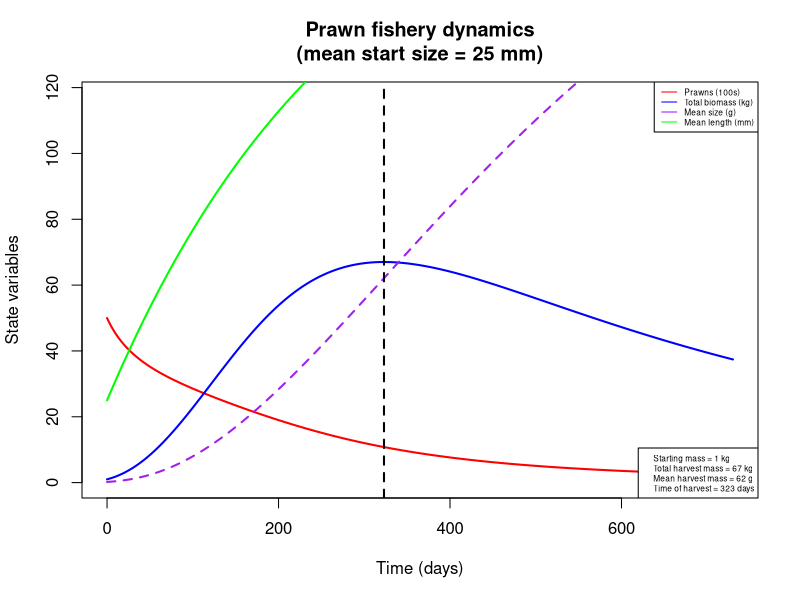
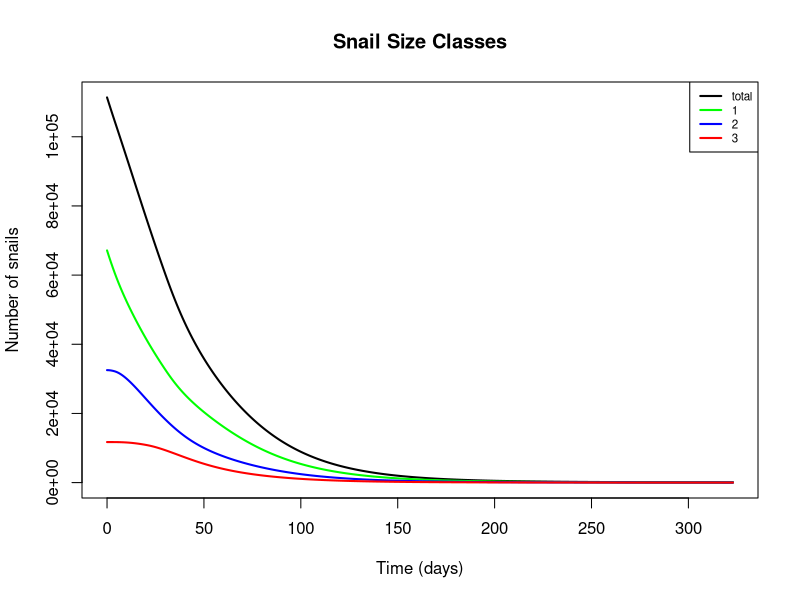
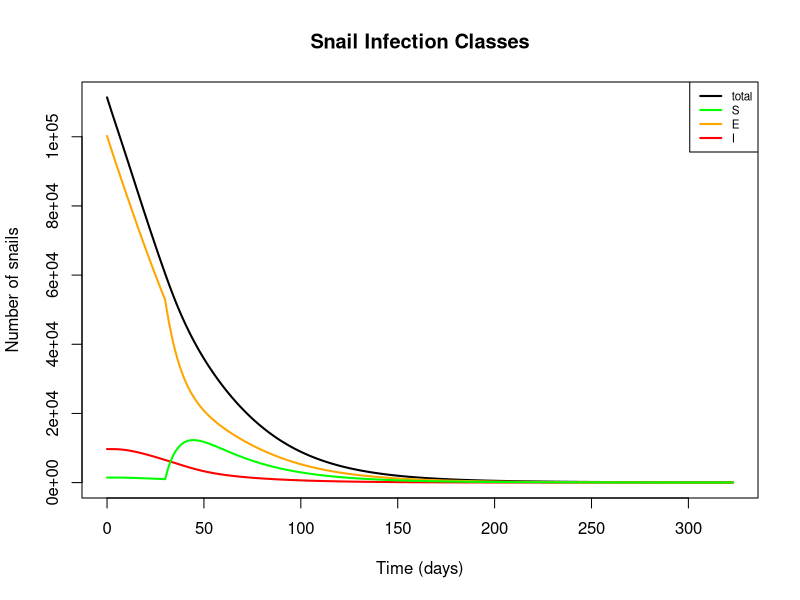
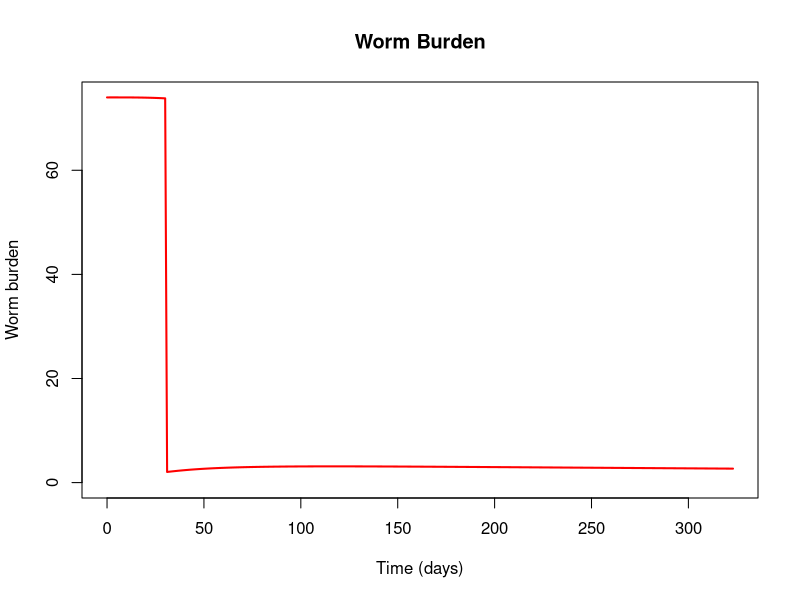
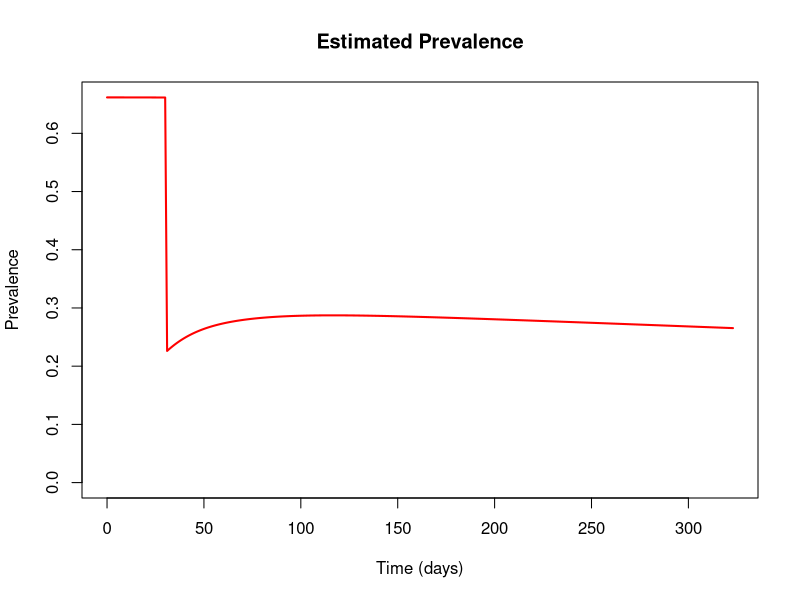
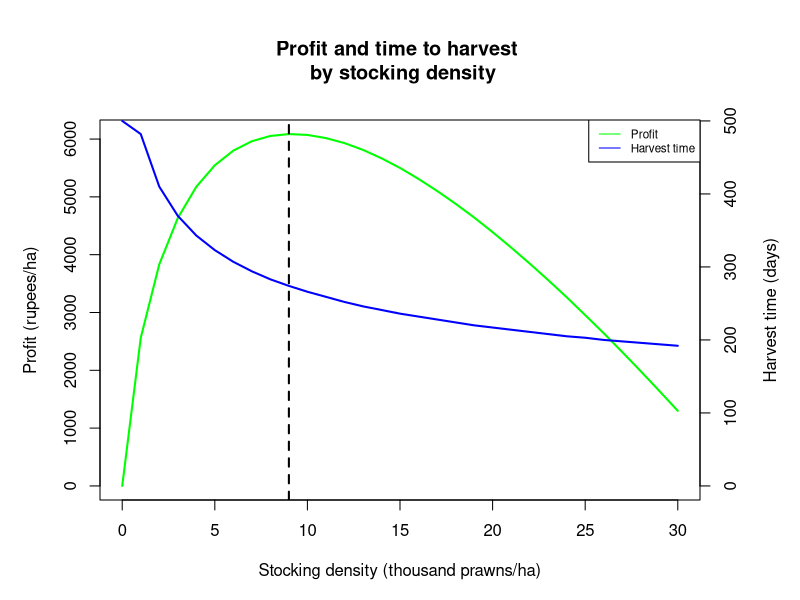
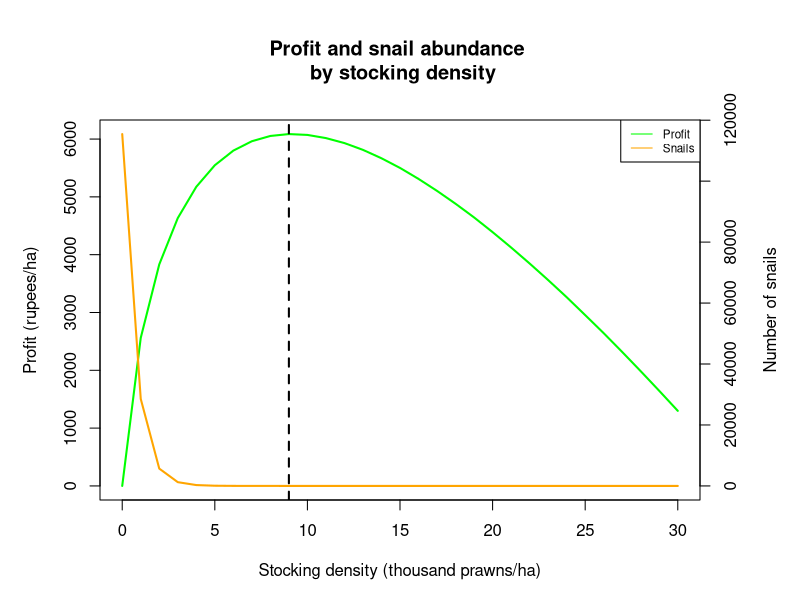
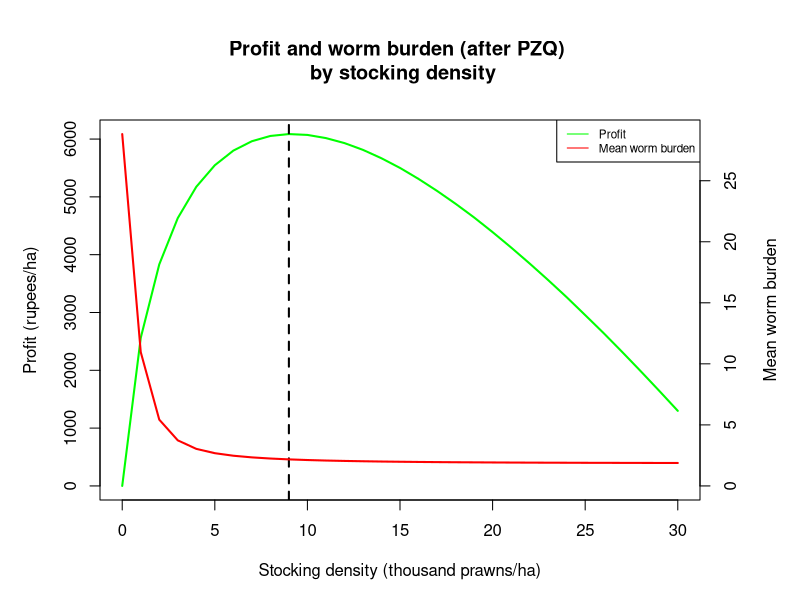

These charts were generated, in order, by the following R code:
#### Full snail-prawn model including epidemiological, predation, and aquaculture components

## To-do list:
  # Modeling priorities:
    # Attack rate: refit to include size refuge, use a log function (also: try type III FR)
    # Prawn mortality: use the allometric relationship, and otherwise tweak
    # Prawn growth: investigate why density-dependent effects don't work
    # Profit analysis: play with different price-cost ratios to see how curve changes
    # Diagonal epi transitions: see how their inclusion affects the model
  # Rerun the Gates simulations once issues have been resolved
  # Sensitivity analysis!
  # Other modeling ideas, time permitting:
    # Incorporate seasonality
    # Simulate restoration at natural densities (i.e. with prawn ladder)

require(deSolve)

snail_prawn_model = function(t, n, parameters) { 
  with(as.list(parameters),{
    
    S1=n[1]
    S2=n[2]
    S3=n[3]
    E1=n[4]
    E2=n[5]
    E3=n[6]
    I2=n[7]
    I3=n[8]
    W=n[9]
    P=n[10]
    L=n[11]
    
    N1 = S1+E1     # Total snails of size class 1
    N2 = S2+E2+I2  # Total snails of size class 2
    N3 = S3+E3+I3  # Total snails of size class 3
    N = N1+N2+N3   # Total number of snails
    
    # Miracidial density per person as a function of mean worm burden (W) and miracidial shedding rate (m)
    M = m*0.5*W
    
    # Mean and total prawn biomass, converting from length (mm) to weight (g)
    Bm.p = (a.p/10)*(L/10)^b.p
    Bm.t = P*Bm.p
    
    # Mean snail biomass in each size class, converting from length (cm) to weight (g)
    Bm.n1 = a.s*0.4^b.s  # 4mm size class
    Bm.n2 = a.s*0.8^b.s  # 8mm size class
    Bm.n3 = a.s*1.2^b.s  # 12mm size class
    
    # Prawn-to-snail mass ratios for each size class
    Bm.r1 = Bm.p / Bm.n1
    Bm.r2 = Bm.p / Bm.n2
    Bm.r3 = Bm.p / Bm.n3
    
    # Attack rates for each size class as a function of biomass ratio
    alpha1 = ifelse(-log(3) + ar*log(Bm.r1) > 0, -log(3) + ar*log(Bm.r1), 0)
    alpha2 = ifelse(-log(3) + ar*log(Bm.r2) > 0, -log(3) + ar*log(Bm.r2), 0)
    alpha3 = ifelse(-log(3) + ar*log(Bm.r3) > 0, -log(3) + ar*log(Bm.r3), 0)
    
    # Adjusted attack rates, accounting for area of interest and limiting factors in the wild
    alpha_star1 = alpha1*s/A
    alpha_star2 = alpha2*s/A
    alpha_star3 = alpha3*s/A
    
    # Handling times for each size class as a function of biomass ratio
    handle1 = 1/(th*Bm.r1)
    handle2 = 1/(th*Bm.r2)
    handle3 = 1/(th*Bm.r3)
    
    # Functional responses for each size class
    psi1 = (P*alpha_star1) / (1+sum(alpha_star1*handle1*N1, alpha_star2*handle2*N2, alpha_star3*handle3*N3))
    psi2 = (P*alpha_star2) / (1+sum(alpha_star1*handle1*N1, alpha_star2*handle2*N2, alpha_star3*handle3*N3))
    psi3 = (P*alpha_star3) / (1+sum(alpha_star1*handle1*N1, alpha_star2*handle2*N2, alpha_star3*handle3*N3))
    
    ## Model equations:
    
    # Susceptible snails, class 1
    dS1dt = f*(1-N/(Kn*A))*(S2+S3+z*(E2+E3)) - muN1*S1 - psi1*S1 - g1*S1 - beta*M*H*S1
    
    # Susceptible snails, class 2
    dS2dt = g1*S1 - muN2*S2 - psi2*S2 - g2*S2 - beta*M*H*S2
    
    # Susceptible snails, class 3
    dS3dt = g2*S2 - muN3*S3 - psi3*S3 - beta*M*H*S3
    
    # Exposed (prepatent) snails, class 1
    dE1dt = beta*M*H*S1 - muN1*E1 - psi1*E1 - g1*E1 - sigma*X*E1
    
    # Exposed (prepatent) snails, class 2
    dE2dt = beta*M*H*S2 + g1*E1 - muN2*E2 - psi2*E2 - g2*E2 - sigma*E2
    
    # Exposed (prepatent) snails, class 3
    dE3dt = beta*M*H*S3 + g2*E2 - muN3*E3 - psi3*E3 - sigma*E3
    
    # Infectious (shedding) snails, class 2
    dI2dt = sigma*X*E1 + sigma*(1-rho)*E2 - (muN2 + muI)*I2 - psi2*I2 - g2*I2
    
    # Infectious (shedding) snails, class 3
    dI3dt = sigma*rho*E2 + sigma*E3 + g2*I2 - (muN3 + muI)*I3 - psi3*I3
    
    # Mean human worm burden
    dWdt = lambda*I2/A + theta*lambda*I3/A - (muW + muH)*W
    
    # Prawn abundance
    dPdt = -P*(muP*Bm.p^d + phi*Bm.t/(A/10000))
    
    # Mean prawn length (mm)
    dLdt = k/(1+gam*Bm.t/(A/10000))*(linf - L)
    
    
    return(list(c(dS1dt, dS2dt, dS3dt, dE1dt, dE2dt, dE3dt, dI2dt, dI3dt, dWdt, dPdt, dLdt)))
  }) 
} 


## Set initial values and parameters
#  Default settings: area = 10000, P = 9000/ha, L = 25 (0.2g post-larvae)
#  Gates settings: area = 20000; P = 500, 1000, 2500, 5000, 10000/ha; L = 67 or 100 (5g or 20g adults)
area = 10000
nstart = c(S1 = 0.144*area, S2 = 0.002*area, S3 = 0, E1 = 6.57*area, E2 = 2.61*area, E3 = 0.843*area, 
           I2 = 0.640*area, I3 = 0.329*area, W = 74, P = 5000*area/10000, L = 25)
time = seq(0, 365*2, 1)

parameters=c(
  # Location parameters
  A = area,             # Area of site of interest, m^2
  H = 1000,             # Human population at site of interest
  
  # Snail reproductive parameters
  f = 0.26,             # Birth rate of adult snails (snails/reproductive snail/day, including survival to detection - more like a recruitment rate); 
                        #   adjusted from Sokolow et al. 2015 to account for the fact that class 1 snails are assumed to be juveniles and therefore don't reproduce
  Kn = 50,              # Carrying capacity of snails (snails/m^2), from Sokolow et al. 2015
  z = 0.5,              # Fraction of prepatent snails that can reproduce, from Sokolow et al. 2015
  
  # Snail growth parameters
  a.s = 0.187178454,    # Allometric parameter for snail length-weight relationship, fitted to Sanna's data on B. glabrata
  b.s = 2.536764792,    # Allometric parameter for snail length-weight relationship, fitted to Sanna's data on B. glabrata
  g1 = 1/37,            # Growth rate of small snails (size class transition rate, in terms of days to grow 4mm; adapted from McCreesh et al. 2014, assuming water temp. of 25 C)
  g2 = 1/62,            # Growth rate of medium snails (size class transition rate, in terms of days to grow 4mm; adapted from McCreesh et al. 2014, assuming water temp. of 25 C)
  
  # Snail mortality parameters
  muN1 = 1/40,          # Natural mortality rate of small snails (deaths/snail/day; assume mean lifespan = 50 days)
  muN2 = 1/50,          # Natural mortality rate of medium snails (deaths/snail/day; assume mean lifespan = 50 days)
  muN3 = 1/60,          # Natural mortality rate of large snails (deaths/snail/day; assume mean lifespan = 50 days)
  muI = 1/10,           # Additional mortality rate of shedding snails as a result of infection, from Sokolow et al. 2015
  
  # Prawn growth parameters
  a.p = 0.096868,       # Allometric parameter for prawn length-weight relationship, from Lalrinsanga et al. 2012 (M. rosenbergii, growout phase)
  b.p = 3.2944,         # Allometric parameter for prawn length-weight relationship, from Lalrinsanga et al. 2012 (M. rosenbergii, growout phase)
  k = 0.00339726,       # Growth coefficient, from Nwosu & Wolfi 2006 (M. vollenhovenii); alternate value for M. rosenbergii, from Sampaio & Wagner 1996: 0.0104333333
  linf = 206,           # Max length (mm), from Nwosu & Wolfi 2006 (M. vollenhovenii)
  gam = 1e-6,           # Density-dependent growth parameter (based on biomass per hectare); not yet fit
  
  # Prawn mortality parameters
  muP = 0.00610958904,  # Prawn mortality at unit weight, from Lorenzen 1996 (pond aquaculture)
  d = -0.382,           # Exponential relationship of weight with mortality, from Lorenzen 1996 (pond aquaculture)
  phi = 5e-8,           # Density-dependent mortality parameter (based on biomass per hectare); not yet fit
  
  # Predation parameters
  ar = 1.1906,          # Coefficient for relationship between biomass ratio and attack rate, fitted to data from Sokolow et al. 2014
  th = 0.38561,         # Coefficient for relationship between biomass ratio and handling time, fitted to data from Sokolow et al. 2014
  s = 1/30,             # Scale factor limiting prawn attack rate in the wild (vs. lab conditions);
                        #   decreased from 1/10 to 1/30 in size class model to match expected elimination threshold
  
  # Infection parameters
  beta = 8e-5,          # Human-to-snail infection probability in reference area (infected snails/miracidia/snail/day); adjusted from Sokolow et al. 2015 (original value: 4e-6)
  m = 0.8,              # Miracidial shedding rate per adult female worm divided by miracidial mortality; from Sokolow et al. 2015
  sigma = 1/30,         # Latent period for exposed snails (infectious snails/exposed snail/day); adjusted from Sokolow et al. 2015 (original value: 1/50)
  X = 0,                # Fraction of exposed small snails that convert directly to medium shedding (ignored for now)
  rho = 0,              # Fraction of exposed medium snails that convert directly to large shedding (ignored for now)
  lambda = 0.05,        # Snail-to-human infection probability scaled to 1 m^2 (composite including cercarial shedding, mortality, infection, survival to patency); 
                        #   adjusted from Sokolow et al. 2015 (original value: 0.1)
  theta = 2,            # Scale factor describing increase in cercarial shedding rate in larger snails; from Chu & Dawood 1970 (estimated to be between 2 and 10)
  
  # Schisto mortality parameters
  muW = 1/(3.3*365),    # Natural mortality rate of adult worms in humans, assuming average lifespan of 3.3 years, from Sokolow et al. 2015
  muH = 1/(60*365)      # Natural mortality of humans (contributing to worm mortality), assuming average lifespan of 60 years, from Sokolow et al. 2015
)



## Run model and assess outcomes over one or more aquaculture cycles

# Start with single run to calculate the time to optimal harvest and other fisheries statistics
output = as.data.frame(ode(nstart, time, snail_prawn_model, parameters))
output$B = ((parameters['a.p']*(output$L/10)^parameters['b.p'])/10)       # Mean prawn biomass, transformed from length using allometric equation
output$Bt = output$B*output$P                                             # Total prawn biomass

start.mass.kg = output$Bt[output$time == 0]/1000                          # Total prawn biomass at beginning of cycle, in kg
harvest.mass.kg = max(output$Bt)/1000                                     # Total prawn biomass at end of cycle, in kg
harvest.size = output$B[output$Bt == max(output$Bt)]                      # Average prawn biomass at harvest, in g
harvest.time = output$time[output$Bt == max(output$Bt)]                   # Time to optimal harvest, in days

# Plot prawn aquaculture dynamics
plot(x = output$time, y = output$P/100, col = 'red', xlab = 'Time (days)', ylab = 'State variables', 
     type = 'l', lwd=2, xlim = c(0, max(output$time)), ylim = c(0, max(output$Bt/1000)+50),
     main = paste('Prawn fishery dynamics\n', '(mean start size = ', as.numeric(nstart[11]), ' mm)', sep = ''))
lines(x = output$time, y = output$Bt/1000, col = 'blue', lwd=2)
lines(x = output$time, y = output$B, col = 'purple', lwd=2, lty=2)
lines(x = output$time, y = output$L, col = 'green', lwd=2)
abline(v = harvest.time, lty = 2, lwd = 2)
legend('topright', legend = c('Prawns (100s)', 'Total biomass (kg)', 'Mean size (g)', 'Mean length (mm)'), 
       lty = 1, col = c('red', 'blue', 'purple', 'green'), cex = 0.5)
legend('bottomright', legend = c(paste('Starting mass =', round(start.mass.kg), 'kg', sep = ' '),
                                 paste('Total harvest mass =', round(harvest.mass.kg), 'kg', sep = ' '), 
                                 paste('Mean harvest mass =', round(harvest.size), 'g', sep = ' '), 
                                 paste('Time of harvest =', round(harvest.time), 'days', sep = ' ')), cex=0.5)

# Set the desired number of aquaculture cycles, and harvest time if not using optimum
# Default settings: harvest.time = optimal, ncycles = 15 (~10 years @ 8 months/cycle)
# Gates settings: harvest.time = 4 months, ncycles = 3 (1 year)
harvest.time = harvest.time
ncycles = 1
pzq.delay = 0
nstart.lt = nstart
nstart.lt['P'] = 0
time.lt = seq(0, pzq.delay + harvest.time*ncycles, 1)

# Define stocking events at the beginning of each cycle
stocking = data.frame(var = rep(c('P', 'L'), ncycles),
                      time = rep(seq(pzq.delay, pzq.delay + harvest.time*(ncycles-1), harvest.time), each = 2),
                      value = rep(c(nstart['P'], nstart['L']), ncycles),
                      method = rep('rep', ncycles*2))

# Define PZQ administration event
# Note: if administering before start of stocking, set time = 0 and instead set pzq.delay above
#   to time between MDA and first stocking
pzq = data.frame(var = 'W', time = 30, value = 2, method = 'rep')

# Run model and calculate outcomes of interest
output.lt = as.data.frame(ode(nstart.lt, time.lt, snail_prawn_model, parameters,
                              events = list(data = rbind(stocking, pzq))))

output.lt$S.t = output.lt$S1 + output.lt$S2 + output.lt$S3                      # Total susceptible snails
output.lt$E.t = output.lt$E1 + output.lt$E2 + output.lt$E3                      # Total exposed snails 
output.lt$I.t = output.lt$I2 + output.lt$I3                                     # Total infected snails
output.lt$N1.t = output.lt$S1 + output.lt$E1                                    # Total snails of size class 1
output.lt$N2.t = output.lt$S2 + output.lt$E2 + output.lt$I2                     # Total snails of size class 2
output.lt$N3.t = output.lt$S3 + output.lt$E3 + output.lt$I3                     # Total snails of size class 3
output.lt$N.t = output.lt$S.t + output.lt$E.t + output.lt$I.t                   # Total snails
output.lt$prev = pnbinom(2, size = 0.25, mu = output.lt$W, lower.tail = FALSE)  # Estimated prevalence, using a negative binomial dist. with k = 0.25
output.lt$B = ((parameters['a.p']*(output.lt$L/10)^parameters['b.p'])/10)       # Mean prawn biomass, transformed from length using allometric equation
output.lt$Bt = output.lt$B*output.lt$P                                          # Total prawn biomass

# Plot snail dynamics by size class
plot(x = output.lt$time, y = output.lt$N.t, type = 'l', col = 'black', lwd=2, xlab = 'Time (days)', 
     ylab = 'Number of snails', ylim = c(0,max(output.lt$N.t)),
     main = 'Snail Size Classes')
lines(output.lt$time, output.lt$N1.t, col = 'green', lwd = 2)
lines(output.lt$time, output.lt$N2.t, col = 'blue', lwd = 2)
lines(output.lt$time, output.lt$N3.t, col = 'red', lwd = 2)
legend('topright', legend = c('total', '1', '2', '3'), lwd = 2, col = c('black', 'green', 'blue', 'red'), cex = 0.7)

# Plot snail dynamics by infection class
plot(x = output.lt$time, y = output.lt$N.t, type = 'l', col = 'black', lwd=2, xlab = 'Time (days)', 
     ylab = 'Number of snails', ylim = c(0,max(output.lt$N.t)), 
     main = 'Snail Infection Classes')
lines(output.lt$time, output.lt$I.t, col = 'red', lwd = 2)
lines(output.lt$time, output.lt$E.t, col = 'orange', lwd = 2)
lines(output.lt$time, output.lt$S.t, col = 'green', lwd = 2)
legend('topright', legend = c('total', 'S', 'E', 'I'), lwd = 2, col = c('black', 'green', 'orange', 'red'), cex = 0.7)

# Plot mean human worm burden and prevalence of infection
plot(x = output.lt$time, y = output.lt$W, type = 'l', col = 'red', lwd=2, xlab = 'Time (days)', 
     ylab = 'Worm burden', ylim = c(0,max (output.lt$W)),
     main = 'Worm Burden')
plot(x = output.lt$time, y = output.lt$prev, type = 'l', col = 'red', lwd=2, xlab = 'Time (days)', 
     ylab = 'Prevalence', ylim = c(0,max (output.lt$prev)),
     main = 'Estimated Prevalence')



## Assess single-cycle outcomes over multiple stocking densities
#  NOTE: set parameters and initial values first!

# Run the model over the desired range of stocking densities (in thousands of post-larvae)
x = c(0:30)
nstart.sd = nstart
time.sd = seq(0, 500, 1)
harvest = numeric(length(x))
harvest.t = numeric(length(x))
snails = numeric(length(x))
worms = numeric(length(x))
for (i in x) {
  nstart.sd['P'] = 1000*i
  output.sd = as.data.frame(ode(nstart.sd, time.sd, snail_prawn_model, parameters,
                                events = list(data = pzq)))
  output.sd$S.t = output.sd$S1 + output.sd$S2 + output.sd$S3
  output.sd$E.t = output.sd$E1 + output.sd$E2 + output.sd$E3
  output.sd$I.t = output.sd$I2 + output.sd$I3
  output.sd$Inf.t = output.sd$E.t + output.sd$I.t
  output.sd$N.t = output.sd$S.t + output.sd$E.t + output.sd$I.t
  output.sd$B = ((parameters['a.p']*(output.sd$L/10)^parameters['b.p'])/10)
  output.sd$Bt = output.sd$B*output.sd$P
  harvest[i+1] = max(output.sd$Bt)/1000
  ht.tmp = output.sd$time[output.sd$Bt == max(output.sd$Bt)]
  harvest.t[i+1] = ifelse(ht.tmp != 0, ht.tmp, max(output.sd$time))
  snails[i+1] = output.sd$N.t[output.sd$time == harvest.t[i+1]]
  worms[i+1] = output.sd$W[output.sd$time == harvest.t[i+1]]
}

# Price estimates for profit calculation from Tamil Nadu Agricultural University, http://agritech.tnau.ac.in/fishery/fish_freshwaterprawn.html
p = 140                                           # Weighted average market price of prawns, in rupees/kg 
c = 600                                           # Cost of post-larvae, in rupees/1000 PL
delta = -log(1-0.1)/365                           # Discount rate, equivalent to 10%/year
profit = p*harvest*exp(-delta*(harvest.t)) - c*x  # Profit function, in terms of revenue (discounted by time to harvest) minus stocking costs 

# Plot estimated profit and time to harvest over stocking density
# (after one aquaculture cycle)
par(mar = c(5,5,6,5))
plot(x, profit, col = 'green', xlab = 'Stocking density (thousand prawns/ha)', ylab = 'Profit (rupees/ha)',
     ylim = c(0, max(profit)), type = 'l', lwd = 2, main = 'Profit and time to harvest \n by stocking density')
abline(v = which.max(profit)-1, lty = 2, lwd = 2)
par(new = T)
plot(x, harvest.t, col = 'blue', axes = F, xlab = NA, ylab = NA, ylim = c(0, max(harvest.t[-1])), type = 'l', lwd = 2)
axis(side = 4)
mtext(side = 4, line = 3, 'Harvest time (days)')
legend('topright', legend = c('Profit', 'Harvest time'), lty = 1, col = c('green', 'blue'), cex = 0.7)

# Plot estimated profit and snail abundance over stocking density
# (after one aquaculture cycle)
par(mar = c(5,5,6,5))
plot(x, profit, col = 'green', xlab = 'Stocking density (thousand prawns/ha)', ylab = 'Profit (rupees/ha)',
     ylim = c(0, max(profit)), type = 'l', lwd = 2, main = 'Profit and snail abundance \n by stocking density')
abline(v = which.max(profit)-1, lty = 2, lwd = 2)
par(new = T)
plot(x, snails, col = 'orange', axes = F, xlab = NA, ylab = NA, ylim = c(0, max(snails)), type = 'l', lwd = 2)
axis(side = 4)
mtext(side = 4, line = 3, 'Number of snails')
legend('topright', legend = c('Profit', 'Snails'), lty = 1, col = c('green', 'orange'), cex = 0.7)

# Plot estimated profit and mean worm burden over stocking density
# (after one aquaculture cycle)
par(mar = c(5,5,6,5))
plot(x, profit, col = 'green', xlab = 'Stocking density (thousand prawns/ha)', ylab = 'Profit (rupees/ha)',
     ylim = c(0, max(profit)), type = 'l', lwd = 2, main = 'Profit and worm burden (after PZQ) \n by stocking density')
abline(v = which.max(profit)-1, lty = 2, lwd = 2)
par(new = T)
plot(x, worms, col = 'red', axes = F, xlab = NA, ylab = NA, ylim = c(0, max(worms)), type = 'l', lwd = 2)
axis(side = 4)
mtext(side = 4, line = 3, 'Mean worm burden')
legend('topright', legend = c('Profit', 'Mean worm burden'), lty = 1, col = c('green', 'red'), cex = 0.7)
